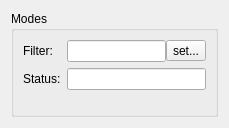
<?xml version="1.0" encoding="UTF-8"?>
<ui version="4.0">
 <class>ModeWidget</class>
 <widget class="QWidget" name="ModeWidget">
  <property name="geometry">
   <rect>
    <x>0</x>
    <y>0</y>
    <width>229</width>
    <height>128</height>
   </rect>
  </property>
  <property name="windowTitle">
   <string>Form</string>
  </property>
  <layout class="QVBoxLayout" name="verticalLayout">
   <item>
    <widget class="QGroupBox" name="groupBox">
     <property name="title">
      <string>Modes</string>
     </property>
     <layout class="QFormLayout" name="formLayout">
      <item row="0" column="0">
       <widget class="QLabel" name="label_9">
        <property name="text">
         <string>Filter:</string>
        </property>
       </widget>
      </item>
      <item row="0" column="1">
       <layout class="QHBoxLayout" name="horizontalLayout">
        <property name="spacing">
         <number>0</number>
        </property>
        <item>
         <widget class="QLineEdit" name="textFilter">
          <property name="alignment">
           <set>Qt::AlignCenter</set>
          </property>
          <property name="readOnly">
           <bool>true</bool>
          </property>
         </widget>
        </item>
        <item>
         <widget class="QToolButton" name="buttonSetFilter">
          <property name="text">
           <string>set...</string>
          </property>
          <property name="icon">
           <iconset resource="resources.qrc">
            <normaloff>:/resources/edit-solid.svg</normaloff>:/resources/edit-solid.svg</iconset>
          </property>
         </widget>
        </item>
       </layout>
      </item>
      <item row="1" column="0">
       <widget class="QLabel" name="label_11">
        <property name="text">
         <string>Status:</string>
        </property>
       </widget>
      </item>
      <item row="1" column="1">
       <widget class="QLineEdit" name="textStatus">
        <property name="alignment">
         <set>Qt::AlignCenter</set>
        </property>
        <property name="readOnly">
         <bool>true</bool>
        </property>
       </widget>
      </item>
     </layout>
    </widget>
   </item>
  </layout>
 </widget>
 <resources>
  <include location="resources.qrc"/>
 </resources>
 <connections/>
</ui>
